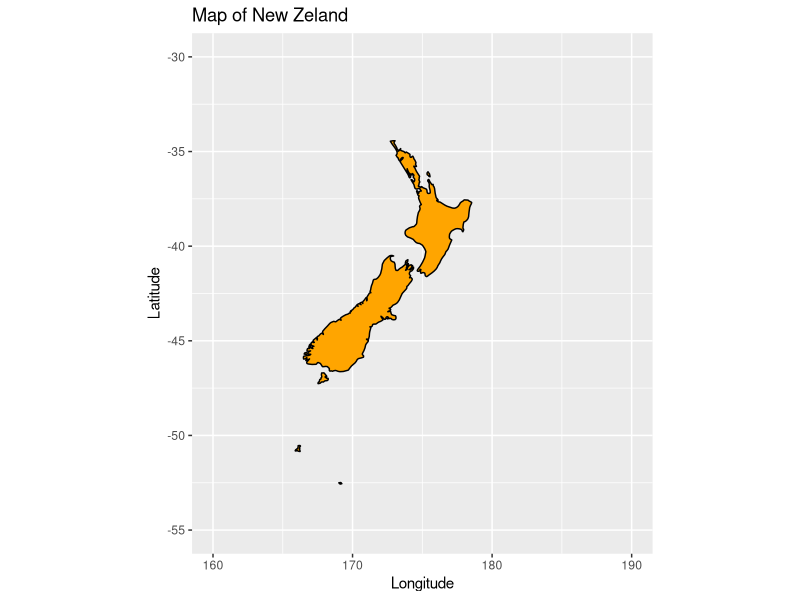
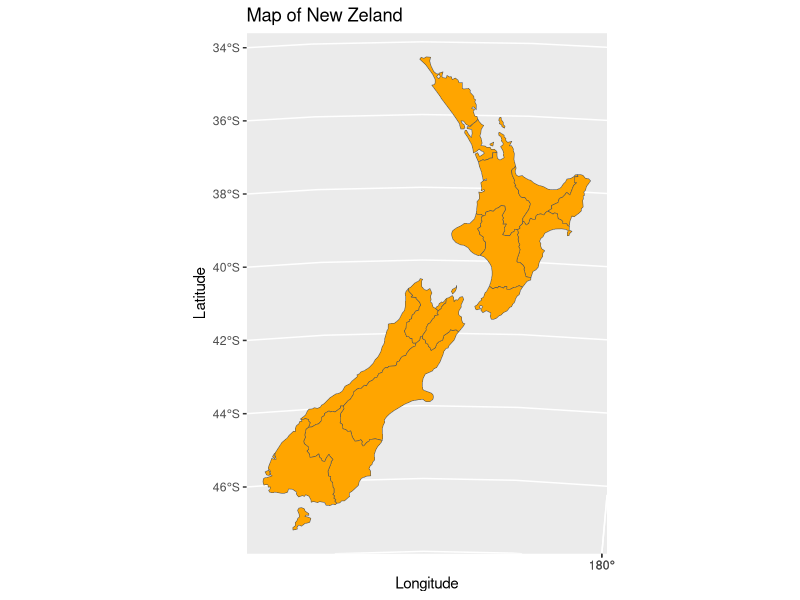
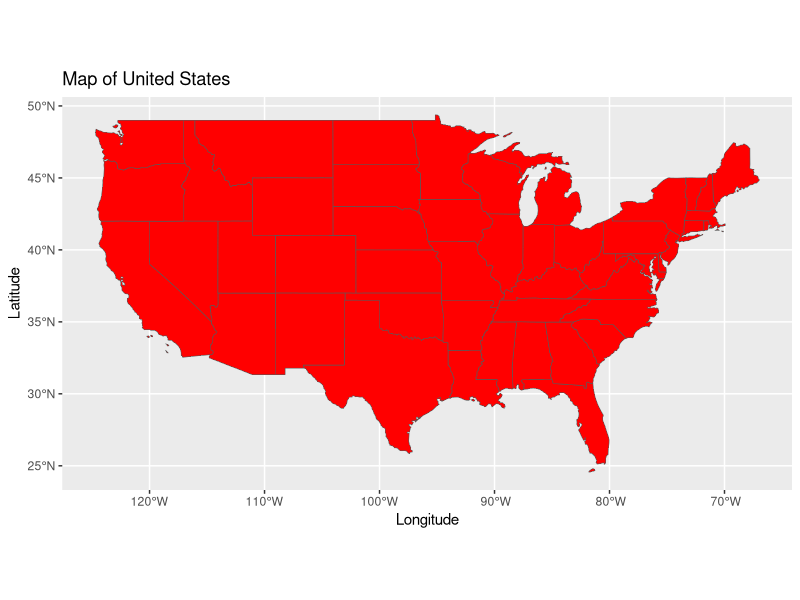
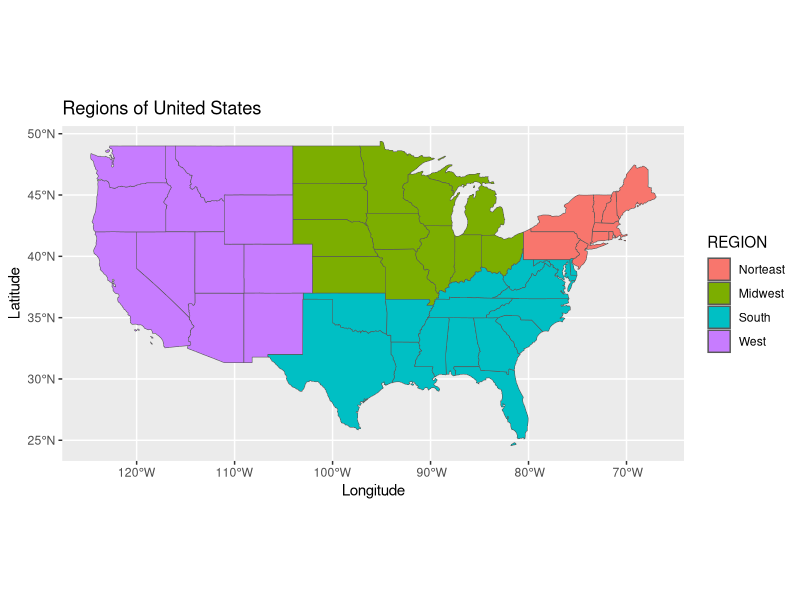
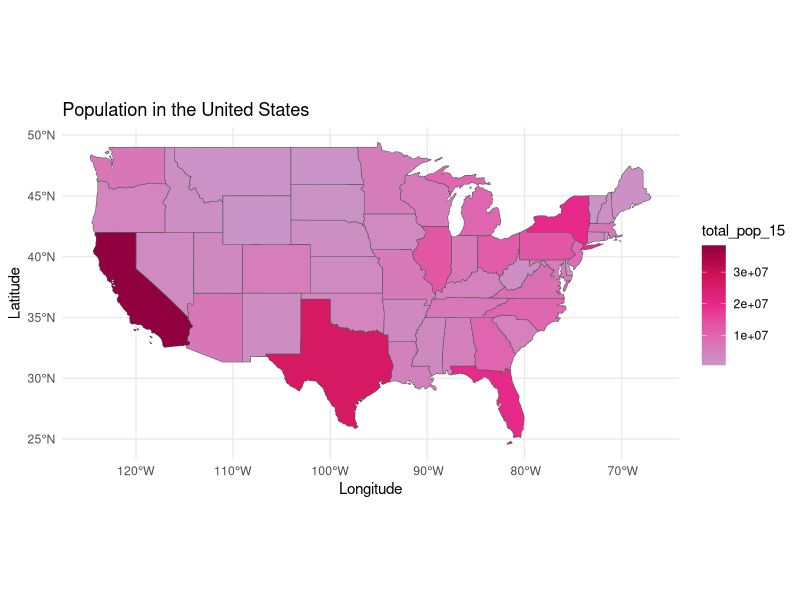
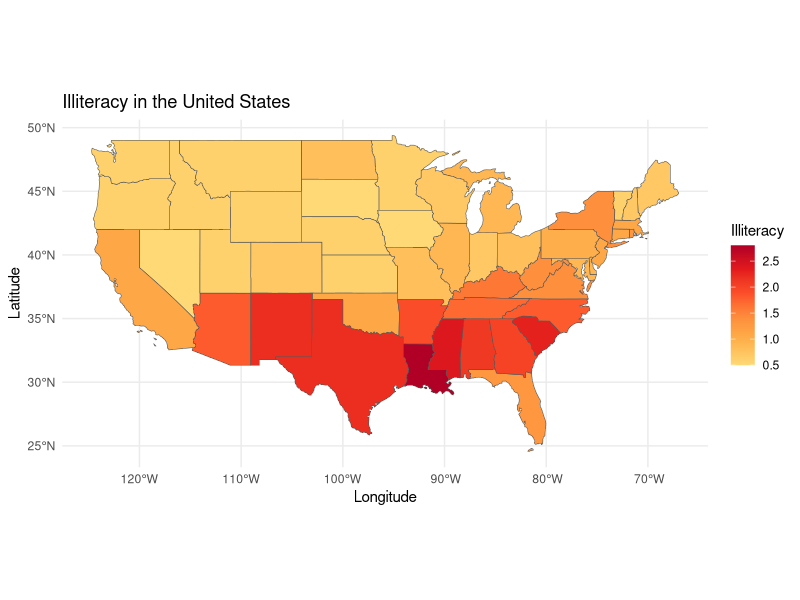

Write the R code that produced these figures, in order.
## ---- chunk 1
#LOAD PACKAGES 
library(tidyverse)
library(sf) #this is a package needed so R can work with sf objects
library(maps)
## ---- chunk 2
nz_maps <- map_data("world", region = "New Zealand")

ggplot(nz_maps, aes(long, lat))+
  geom_polygon(aes(group=group), color ="black", fill = "orange")+
  xlim(c(160,190))+
  ylim(c(-55,-30))+
  coord_quickmap()+
  xlab("Longitude")+
  ylab("Latitude")+
  ggtitle("Map of New Zeland")
## ---- chunk 3
#LOAD DATA
library(spData) #this packages contains the dataset (with sf objects) that we will be using today
data("nz")
data("us_states")
data("us_counties")
## ---- chunk 4
ggplot(nz)+
  geom_sf(fill = "orange")+
   xlab("Longitude")+
  ylab("Latitude")+
  ggtitle("Map of New Zeland")
## ---- chunk 5
ggplot(us_states)+
  geom_sf(fill = "red")+
   xlab("Longitude")+
  ylab("Latitude")+
  ggtitle("Map of United States")
## ---- chunk 6
 ggplot(us_states)+
  geom_sf(aes(fill = REGION))+
  xlab("Longitude")+
  ylab("Latitude")+
  ggtitle("Regions of United States")
## ---- chunk 7
library(RColorBrewer)

ggplot(us_states)+
  geom_sf(aes(fill = total_pop_15))+
    scale_fill_gradientn(colors = brewer.pal(8, "PuRd")[4:8]) + 
  theme_minimal()+
   xlab("Longitude")+
  ylab("Latitude")+
  ggtitle("Population in the United States")
## ---- chunk 8
#dataset which contains information about each state
data(state) 
state_data <- data.frame(state.x77)
#weirdly, the state names are listed as row names instead of in their own column. The below code fixes this. 
state_data$NAME <- rownames(state_data)
## ---- chunk 9
states_map_data <- us_states %>% 
  inner_join(state_data, by = "NAME")
## ---- chunk 10
ggplot(states_map_data)+
  geom_sf(aes(fill = Illiteracy))+
    scale_fill_gradientn(colors = brewer.pal(8, "YlOrRd")[3:8]) + 
  theme_minimal()+
   xlab("Longitude")+
  ylab("Latitude")+
  ggtitle("Illiteracy in the United States")
